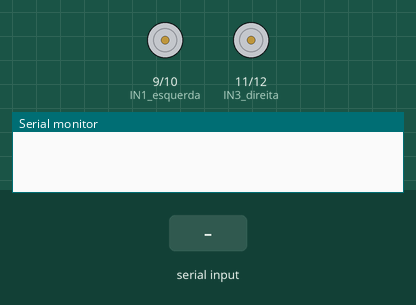
A sketch run on a simulated Arduino Uno, built with avr-gcc and run on an emulated ATmega328P. On the bench: motor-driver pin pairs drawn as motors (green arrow = first pin HIGH = forward, orange = second pin HIGH = backward, longer = more drive, scaled by the enable pin), the last lines printed to the serial monitor. Inputs (shaded band) come from the test bench.

Above: at 1.2 s.
1.3 s: "F90\n" received over Serial
At 2.5 s:
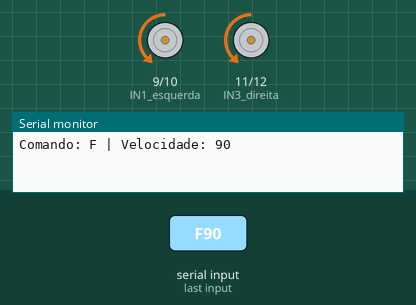
2.8 s: "B90\n" received over Serial
At 3.7 s:
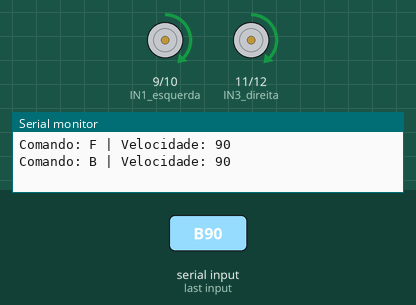
4.3 s: "E90\n" received over Serial
At 4.9 s:
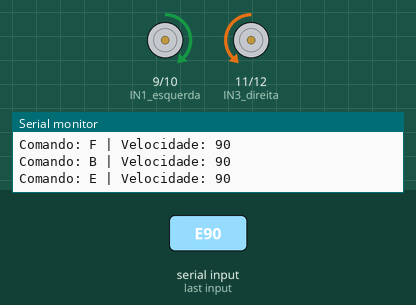
5.8 s: "D90\n" received over Serial
At 7.0 s:
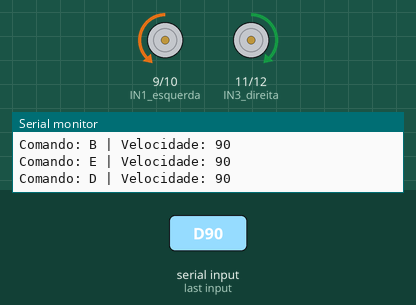
7.3 s: "F,45\n" received over Serial
At 8.4 s:
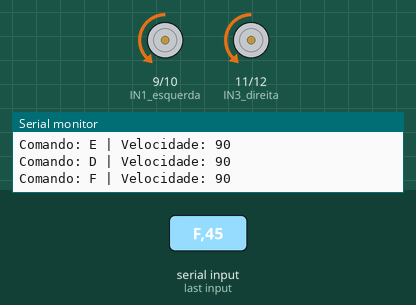
8.8 s: "B,45\n" received over Serial
At 9.5 s:
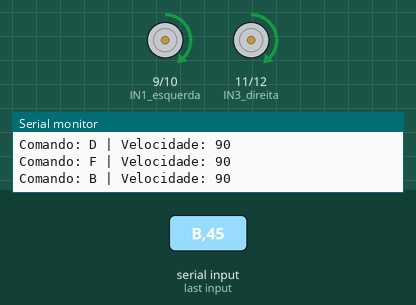
Timing chart, 0 to 11.3 s (numbered marks = the images above; inputs shaded):
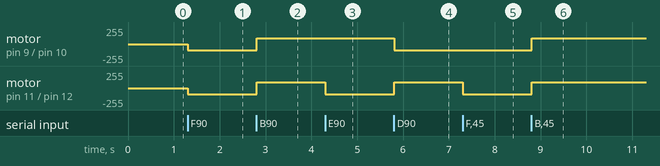

Measured:
- after the input at 1.3 s, motor on pin 9 (IN1_esquerda) / pin 10 (IN2_esquerda), motor on pin 11 (IN3_direita) / pin 12 (IN4_direita): stopped → backward 90/255 at once
- after the input at 2.8 s, motor on pin 9 (IN1_esquerda) / pin 10 (IN2_esquerda), motor on pin 11 (IN3_direita) / pin 12 (IN4_direita): backward 90/255 → forward 90/255 at once
- after the input at 4.3 s, motor on pin 11 (IN3_direita) / pin 12 (IN4_direita): forward 90/255 → backward 90/255 at once
- after the input at 5.8 s, motor on pin 9 (IN1_esquerda) / pin 10 (IN2_esquerda): forward 90/255 → backward 90/255 at once; motor on pin 11 (IN3_direita) / pin 12 (IN4_direita): backward 90/255 → forward 90/255 at once
- after the input at 7.3 s, motor on pin 11 (IN3_direita) / pin 12 (IN4_direita): forward 90/255 → backward 90/255 at once
- after the input at 8.8 s, motor on pin 9 (IN1_esquerda) / pin 10 (IN2_esquerda), motor on pin 11 (IN3_direita) / pin 12 (IN4_direita): backward 90/255 → forward 90/255 at once

The sketch:

teste_2_ponte_h.ino
```cpp
#include <SoftwareSerial.h> // Opcional para Bluetooth

// Pinos da Ponte H
const int IN1_esquerda = 9;
const int IN2_esquerda = 10;
const int IN3_direita = 11;
const int IN4_direita = 12;
const int ENA = 5;  // PWM motor esquerdo
const int ENB = 6;  // PWM motor direito

int velocidade = 200; // Velocidade padrão (0-255)

void setup() {
  Serial.begin(9600);

  pinMode(IN1_esquerda, OUTPUT);
  pinMode(IN2_esquerda, OUTPUT);
  pinMode(IN3_direita, OUTPUT);
  pinMode(IN4_direita, OUTPUT);
  pinMode(ENA, OUTPUT);
  pinMode(ENB, OUTPUT);

  pararMotores();
}

void loop() {
  if (Serial.available() > 0) {
    String comando = Serial.readStringUntil('\n'); // Lê até nova linha

    if (comando.length() >= 1) {
      char direcao = comando[0];
      int novaVelocidade = comando.substring(1).toInt();

      if (novaVelocidade > 0) {
        velocidade = constrain(novaVelocidade, 0, 255);
      }

      executarComando(direcao);
      Serial.print("Comando: ");
      Serial.print(direcao);
      Serial.print(" | Velocidade: ");
      Serial.println(velocidade);
    }
  }
}

void executarComando(char direcao) {
  switch(direcao) {
    case 'F': frente(); break;
    case 'B': tras(); break;
    case 'E': esquerda(); break;
    case 'D': direita(); break;
    case 'S': pararMotores(); break;
  }
}

// Funções atualizadas com PWM
void frente() {
  analogWrite(ENA, velocidade);
  analogWrite(ENB, velocidade);
  digitalWrite(IN1_esquerda, LOW);
  digitalWrite(IN2_esquerda, HIGH);
  digitalWrite(IN3_direita, LOW);
  digitalWrite(IN4_direita, HIGH);
}

void tras() {
  analogWrite(ENA, velocidade);
  analogWrite(ENB, velocidade);
  digitalWrite(IN1_esquerda, HIGH);
  digitalWrite(IN2_esquerda, LOW);
  digitalWrite(IN3_direita, HIGH);
  digitalWrite(IN4_direita, LOW);
}

void esquerda() {
  analogWrite(ENA, velocidade);
  analogWrite(ENB, velocidade);
  digitalWrite(IN1_esquerda, HIGH);
  digitalWrite(IN2_esquerda, LOW);
  digitalWrite(IN3_direita, LOW);
  digitalWrite(IN4_direita, HIGH);
}

void direita() {
  analogWrite(ENA, velocidade);
  analogWrite(ENB, velocidade);
  digitalWrite(IN1_esquerda, LOW);
  digitalWrite(IN2_esquerda, HIGH);
  digitalWrite(IN3_direita, HIGH);
  digitalWrite(IN4_direita, LOW);
}

void pararMotores() {
  analogWrite(ENA, 0);
  analogWrite(ENB, 0);
  digitalWrite(IN1_esquerda, LOW);
  digitalWrite(IN2_esquerda, LOW);
  digitalWrite(IN3_direita, LOW);
  digitalWrite(IN4_direita, LOW);
}
```
